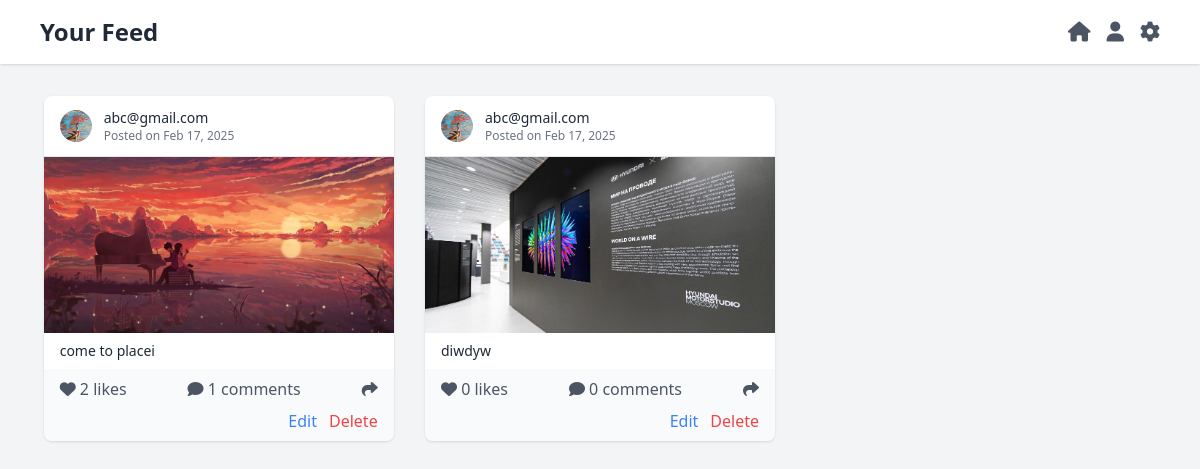
Page /viewpost/ (signed in) on the committed database.
### da/models.py (models this page shows, shortened)
class PostModel(models.Model):
    user = models.ForeignKey(Artist, on_delete=models.CASCADE, related_name='posts')
    post_pic = models.ImageField(upload_to='posts/', null=True, blank=True)
    description = models.TextField(null=True, blank=True)
    likes_count = models.PositiveIntegerField(default=0)
    liked_users = models.ManyToManyField(Buyer, related_name='liked_posts', blank=True)  # Fixed
    created_at = models.DateTimeField(auto_now_add=True)

class Artist(models.Model):
    username=models.CharField(max_length=100,unique=True)
    email=models.EmailField(unique=True)
    password=models.CharField(max_length=100)
    gender_choices=(
        ('MALE','male'),
        ('FEMALE','female'),
        ('OTHERS','others'),
        )
    gender=models.CharField(choices=gender_choices,max_length=100,null=True,blank=True)
    image=models.ImageField(upload_to='userimg/',null=True,blank=True)
    dob=models.DateField(null=True)
    phonenumber=models.IntegerField(null=True)

### da/views.py (the view)
# urls.py: path('viewpost/',views.viewpost,name='viewpost'),
def viewpost(request):
    email = request.session.get('email')
    if email:
        posts = PostModel.objects.filter(user__email=email)
        for post in posts:
            comments = CommentSectionModel.objects.filter(post=post)
            post.comment_count = comments.count()
            if post.post_pic:
                file_extension = post.post_pic.url.lower().split('.')[-1]
                if file_extension in ['jpg', 'jpeg', 'png']:
                    post.file_type = 'image'
                elif file_extension in ['mp4', 'mov']:
                    post.file_type = 'video'
                elif file_extension == 'pdf':
                    post.file_type = 'pdf'
                else:
                    post.file_type = 'other'
            else:
                post.file_type = 'other'
        return render(request, 'viewposts.html', {'post': posts, 'comments':comments})
    return redirect('viewpost')

### da/models.py (called while the page is built)
    def __str__(self):
        return f"Comment by {self.user.username} on Post {self.post.id}"

### da/templates/viewposts.html (shortened to what this page needs)
<!DOCTYPE html>
<html lang="en">
<head>
    <script src="https://cdn.tailwindcss.com"></script>
    <link rel="stylesheet" href="https://cdnjs.cloudflare.com/ajax/libs/font-awesome/6.5.0/css/all.min.css">
</head>
<body class="bg-gray-100 font-sans">
    <nav class="bg-white shadow sticky top-0 z-50">
        <div class="max-w-6xl mx-auto px-4">
            <div class="flex justify-between items-center py-4">
                <h1 class="text-2xl font-bold text-gray-800">Your Feed</h1>
                <div class="flex space-x-4">
                    <a href="/home/" class="text-gray-600 hover:text-gray-800">
                        <i class="fa fa-home text-xl"></i>
                    </a>
                    <a href="#" class="text-gray-600 hover:text-gray-800">
                        <i class="fa fa-user text-xl"></i>
                    </a>
                    <a href="#" class="text-gray-600 hover:text-gray-800">
                        <i class="fa fa-cog text-xl"></i>
                    </a>
                </div>
            </div>
        </div>
    </nav>
    <div class="max-w-6xl mx-auto mt-8 px-4 grid grid-cols-1 sm:grid-cols-2 lg:grid-cols-3 gap-6">
        {% for post in post %}
        <div class="bg-white rounded-lg shadow overflow-hidden h-auto w-[350px] mx-auto">
            <div class="flex items-center px-4 py-3 border-b border-gray-200">
                <img src="{{ post.user.image.url }}" alt="User Profile" class="w-8 h-8 rounded-full">
                <div class="ml-3">
                    <p class="text-gray-800 font-medium text-sm">{{ post.user.email }}</p>
                    <p class="text-xs text-gray-500">Posted on {{ post.created_at|date:"M d, Y" }}</p>
                </div>
            </div>
            <div class="h-44 flex items-center justify-center">
                {% if post.file_type == 'image' %}
                <img src="{{ post.post_pic.url }}" alt="Post Image" class="w-full h-full object-cover">
                {% elif post.file_type == 'video' %}
                <video controls class="w-full h-full object-cover">
                    <source src="{{ post.post_pic.url }}" type="video/{{ post.post_pic.url|slice:'-3' }}">
                    Your browser does not support the video tag.
                </video>
                {% elif post.file_type == 'pdf' %}
                <a href="{{ post.post_pic.url }}" target="_blank" class="text-blue-500 hover:underline">
                    View PDF
                </a>
                {% endif %}
            </div>
            <div class="px-4 py-2">
                <p class="text-gray-800 text-sm truncate">{{ post.description }}</p>
            </div>
            <div class="px-4 py-2 bg-gray-50">
                <div class="flex items-center justify-between">
                    <button onclick="toggleLike(this)" class="text-gray-600 hover:text-pink-500">
                        <i class="fa fa-heart"></i> <span>{{ post.likes_count }} likes</span>
                    </button>
                    <button class="text-gray-600 hover:text-blue-500 toggle-comments" data-target="#comments-{{ post.id }}">
                        <i class="fa fa-comment"></i> <span>{{ post.comment_count }} comments</span>
                    </button>
                    <button class="text-gray-600 hover:text-green-500">
                        <i class="fa fa-share"></i>
                    </button>
                </div>
                <div class="flex justify-end mt-2">
                    <a href="{% url 'editepost' post.id %}" class="text-blue-500 hover:underline mr-3">Edit</a>
                    <a href="{% url 'deletepost' post.id %}" class="text-red-500 hover:underline">Delete</a>
                </div>
            </div>
        </div>
        {% empty %}
        <p class="text-center text-gray-600 mt-6">You haven't posted anything yet.</p>
        {% endfor %}
    </div>
</body>
</html>

### rows in the picture
PostModel: user.image (picture), user.email "abc@gmail.com", created_at "Feb 17, 2025", post_pic (picture), description "come to placei", likes_count "2", comment_count "1"
PostModel: user.image (picture), user.email "abc@gmail.com", created_at "Feb 17, 2025", post_pic (picture), description "diwdyw", likes_count "0", comment_count "0"
